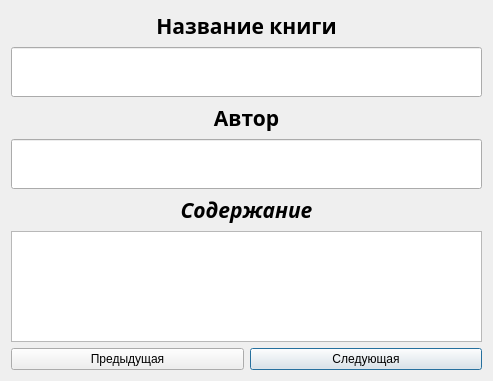
<?xml version="1.0" encoding="UTF-8"?>
<ui version="4.0">
 <class>OnlyView</class>
 <widget class="QDialog" name="OnlyView">
  <property name="geometry">
   <rect>
    <x>0</x>
    <y>0</y>
    <width>493</width>
    <height>381</height>
   </rect>
  </property>
  <property name="windowTitle">
   <string>Dialog</string>
  </property>
  <layout class="QGridLayout" name="gridLayout">
   <item row="10" column="1">
    <widget class="QPushButton" name="nextButton">
     <property name="text">
      <string>Следующая</string>
     </property>
    </widget>
   </item>
   <item row="7" column="0" colspan="2">
    <widget class="QLabel" name="label_5">
     <property name="font">
      <font>
       <family>Monotype Corsiva</family>
       <pointsize>16</pointsize>
       <weight>75</weight>
       <italic>true</italic>
       <bold>true</bold>
      </font>
     </property>
     <property name="text">
      <string>Содержание</string>
     </property>
     <property name="alignment">
      <set>Qt::AlignCenter</set>
     </property>
    </widget>
   </item>
   <item row="3" column="0" colspan="2">
    <widget class="QLabel" name="label">
     <property name="sizePolicy">
      <sizepolicy hsizetype="Preferred" vsizetype="Preferred">
       <horstretch>0</horstretch>
       <verstretch>0</verstretch>
      </sizepolicy>
     </property>
     <property name="font">
      <font>
       <family>Monotype Corsiva</family>
       <pointsize>16</pointsize>
       <weight>75</weight>
       <bold>true</bold>
      </font>
     </property>
     <property name="layoutDirection">
      <enum>Qt::LeftToRight</enum>
     </property>
     <property name="text">
      <string>Название книги</string>
     </property>
     <property name="alignment">
      <set>Qt::AlignCenter</set>
     </property>
    </widget>
   </item>
   <item row="10" column="0">
    <widget class="QPushButton" name="previousButton">
     <property name="text">
      <string>Предыдущая</string>
     </property>
    </widget>
   </item>
   <item row="5" column="0" colspan="2">
    <widget class="QLabel" name="label_3">
     <property name="font">
      <font>
       <family>Monotype Corsiva</family>
       <pointsize>16</pointsize>
       <weight>75</weight>
       <bold>true</bold>
      </font>
     </property>
     <property name="text">
      <string>Автор</string>
     </property>
     <property name="alignment">
      <set>Qt::AlignCenter</set>
     </property>
    </widget>
   </item>
   <item row="4" column="0" colspan="2">
    <widget class="QLineEdit" name="nameBookLineEdit">
     <property name="minimumSize">
      <size>
       <width>0</width>
       <height>50</height>
      </size>
     </property>
     <property name="maximumSize">
      <size>
       <width>13243214</width>
       <height>16777215</height>
      </size>
     </property>
     <property name="font">
      <font>
       <family>Times New Roman</family>
       <pointsize>10</pointsize>
      </font>
     </property>
     <property name="alignment">
      <set>Qt::AlignCenter</set>
     </property>
    </widget>
   </item>
   <item row="6" column="0" colspan="2">
    <widget class="QLineEdit" name="authorLineEdit">
     <property name="minimumSize">
      <size>
       <width>0</width>
       <height>50</height>
      </size>
     </property>
     <property name="maximumSize">
      <size>
       <width>16777215</width>
       <height>16777215</height>
      </size>
     </property>
     <property name="font">
      <font>
       <family>Times New Roman</family>
       <pointsize>10</pointsize>
      </font>
     </property>
     <property name="alignment">
      <set>Qt::AlignCenter</set>
     </property>
    </widget>
   </item>
   <item row="8" column="0" colspan="2">
    <widget class="QTextEdit" name="textLineEdit"/>
   </item>
  </layout>
 </widget>
 <resources/>
 <connections/>
</ui>
